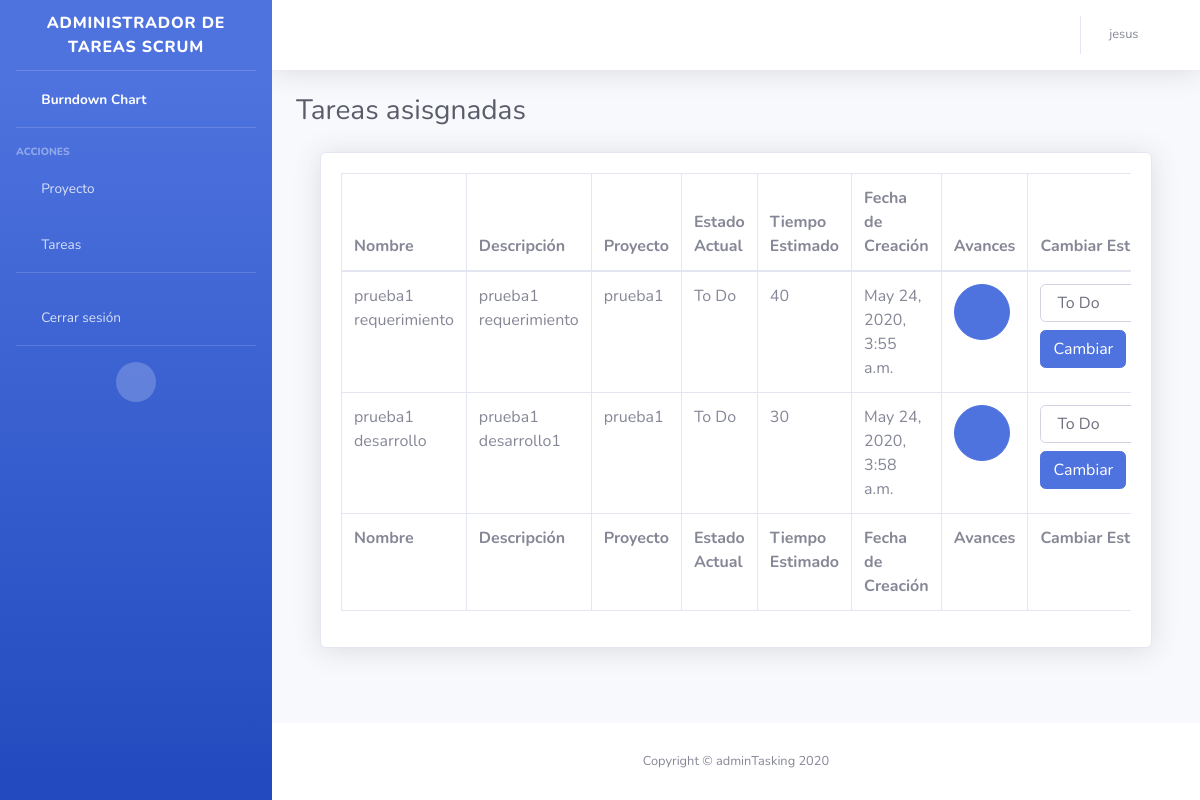
Page /list-tareas-asignadas/ (signed in) on the earlier database version.
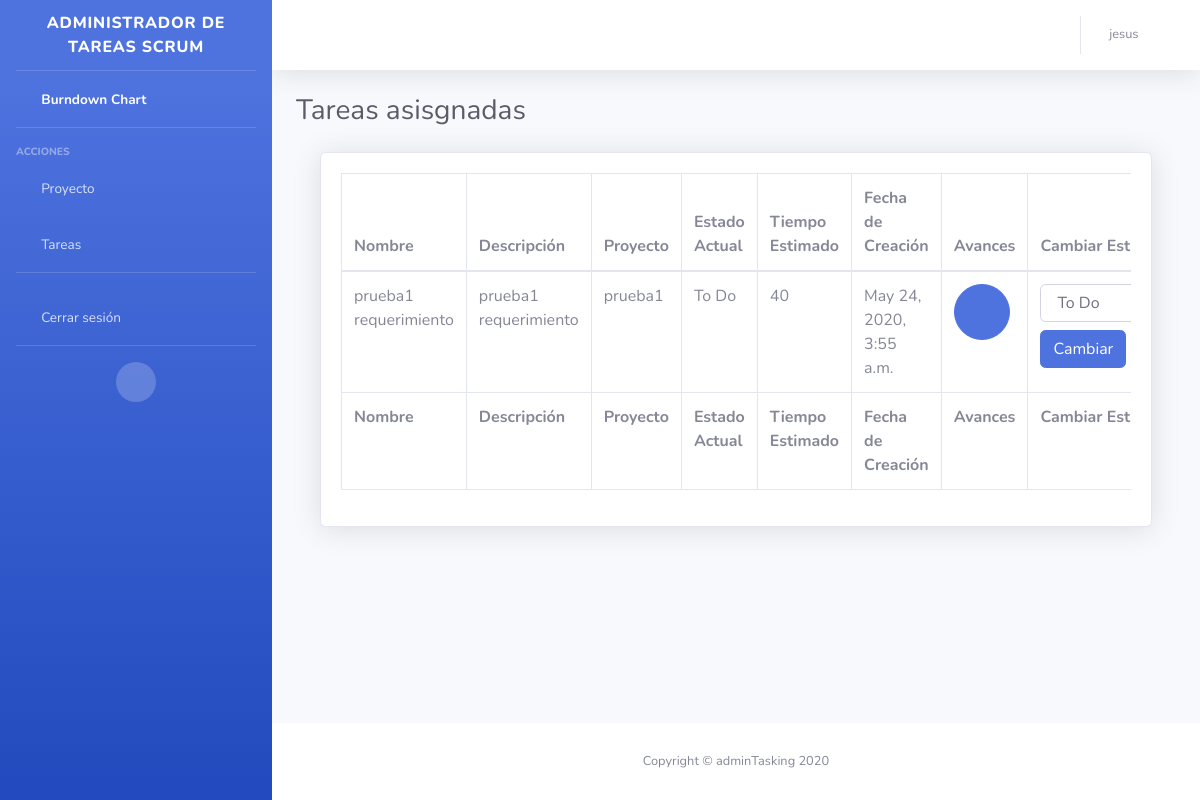
Same page on the later database version.
### app/models.py (models this page shows, shortened)
class Tarea(models.Model):
    nombre = models.CharField(max_length=200, null=False)
    descripcion = models.TextField(null=True)
    tiempoEstimado = models.IntegerField(null=True)
    fechaCreacion = models.DateTimeField(auto_now_add=True)
    developer =models.ForeignKey(User,
                  related_name='developer',
                  null=True,
                  on_delete=models.PROTECT)
    proyecto =models.ForeignKey(Proyecto,
                  related_name='proyecto',
                  null=False,
                  on_delete=models.PROTECT)
    estadoActual =models.ForeignKey(Estado,
                  related_name='estadoActual',
                  null=False,
                  on_delete=models.PROTECT)
    class Meta:
        app_label = 'app'

class Proyecto(models.Model):
    nombre = models.CharField(max_length=45, null=False)
    descripcion = models.CharField(max_length=45, null=True)
    productOwner =models.ForeignKey(User,
                  related_name='productOwner',
                  null=False,
                  on_delete=models.PROTECT)
    def __str__(self):
        return self.nombre
    class Meta:
        app_label = 'app'

class Estado(models.Model):
    nombre = models.CharField(max_length=45, null=False)
    def __str__(self):
        return self.nombre
    class Meta:
        app_label = 'app'

### app/views.py (the view)
# urls.py: path('list-tareas-asignadas/', views.list_tareas_asignadas, name='list_tareas_asignadas'),
@login_required
def list_tareas_asignadas(request):
    developer=User.objects.get(id=request.user.id)
    lista_tareas=Tarea.objects.filter( developer_id=developer.id)
    estados=Estado.objects.all()
    avances=Avance.objects.all()
    contexto = {
        'lista_tareas': lista_tareas,
        'estados': estados,
        'avances':avances
    }
    return render(request, "app/tareas_asignadas.html",contexto)

### app/templates/app/tareas_asignadas.html (shortened to what this page needs)
{% extends "app/base.html" %}
{% load static %}
{% block contenido %}
<div class="d-sm-flex align-items-center justify-content-between mb-4">
    <h1 class="h3 mb-0 text-gray-800">Tareas asisgnadas</h1>
</div>
<div class="container-fluid">
    <div class="card shadow mb-4">
        <div class="card-body">
            <div class="table-responsive">
                <table class="table table-bordered" id="dataTable" width="100%" cellspacing="0">
                    <thead>
                        <tr>
                            <th>Nombre</th>
                            <th>Descripción</th>
                            <th>Proyecto</th>
                            <th>Estado Actual</th>
                            <th>Tiempo Estimado</th>
                            <th>Fecha de Creación</th>
                            <th>Avances</th>
                            <th>Cambiar Estado</th>
                        </tr>
                    </thead>
                    <tfoot>
                        <tr>
                            <th>Nombre</th>
                            <th>Descripción</th>
                            <th>Proyecto</th>
                            <th>Estado Actual</th>
                            <th>Tiempo Estimado</th>
                            <th>Fecha de Creación</th>
                            <th>Avances</th>
                            <th>Cambiar Estado</th>
                        </tr>
                    </tfoot>
                    <tbody>
                        {% for tarea in lista_tareas %}
                        <tr>
                            <td>{{ tarea.nombre }}</td>
                            <td>{{ tarea.descripcion }}</td>
                            <td>{{ tarea.proyecto }}</td>
                            <td>{{ tarea.estadoActual }}</td>
                            <td>{{ tarea.tiempoEstimado }}</td>
                            <td>{{ tarea.fechaCreacion }}</td>
                            <td>
                                <a class="btn btn-primary btn-circle btn-lg" href="#" id="alertsAvaces" role="button"
                                    data-toggle="dropdown" aria-haspopup="true" aria-expanded="false">
                                    <i class="fas fa-info-circle"></i>
                                </a>
                            </td>
                            <td>
                                <form class="form-inline" action="{% url 'app:cambiar_estado' %}" method="post"
                                    id="form_{{tarea.id}}">
                                    <div class="form-group mb-2">
                                        <select name="estado" id="estado" class="form-control" required>
                                            {% for e in estados %}
                                            <option value="{{e.id}}" {% if e.id == tarea.estadoActual_id %}
                                                selected="true" {%endif %}>{{e.nombre}}</option>
                                            {% endfor %}
                                        </select>
                                    </div>
                                    <button type="submit" class="btn btn-primary mb-2">Cambiar</button>
                                </form>
                            </td>
                        </tr>
                        {% endfor %}
                    </tbody>
                </table>
            </div>
        </div>
    </div>
</div>
{% endblock %}

Differences in the rows shown:
removed Tarea: nombre "prueba1 desarrollo", descripcion "prueba1 desarrollo1", proyecto "prueba1", estadoActual "To Do", tiempoEstimado "30", fechaCreacion "May 24, 2020, 3:58 a.m.", estado "To Do"
